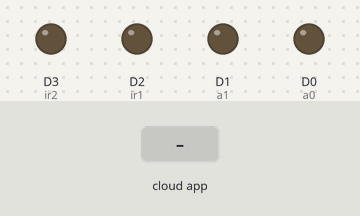
Simulated run of this sketch. Board: ESP8266 (NodeMCU). On the bench: output pins drawn as LEDs (lit = HIGH). Inputs (shaded band) come from the test bench. WiFi joins after 1.5 s; servers stay silent unless stated; the Firebase database answers and starts empty; what the sketch prints to the serial monitor is not drawn.

Above: at 2.7 s.
2.8 s: the phone or cloud app sets Cont to 2
At 3.6 s:
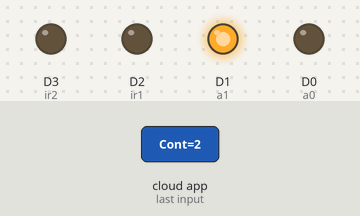
4.3 s: the phone or cloud app sets Cont to 1
At 4.8 s:
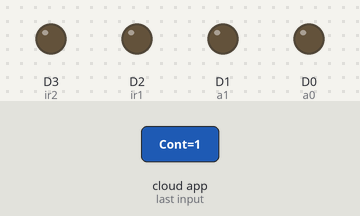
Timing chart, 0 to 7.3 s (numbered marks = the images above; inputs shaded):
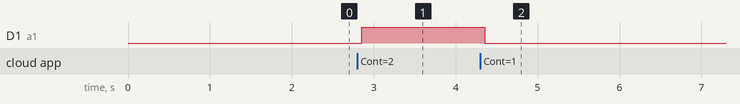

Measured:
- after the input at 2.8 s, D1 (a1): LOW → HIGH after 0.05 s
- after the input at 4.3 s, D1 (a1): HIGH → LOW after 0.06 s

The sketch:

motor_controling_1.ino
```cpp
#include "ESP8266WiFi.h"
#include <FirebaseESP8266.h>
#include <WiFiUdp.h>
#define FIREBASE_HOST  "https://home-automation-cb3f4-default-rtdb.firebaseio.com"
#define FIREBASE_AUTH  "HA1OqOYbBDRAxmPUyZnVm6iVoko4mGyLwGzrCD5j"
#define WIFI_SSID "H"//wifi ssid
#define WIFI_PASSWORD "12345678"//your wifi password
#define a0 D0
#define a1 D1
#define ir1 D2
#define ir2 D3
String  cont1;


FirebaseData firebaseData;
FirebaseData ledData;

FirebaseJson json;
void setup() {
  Serial.begin(115200);
  // put your setup code here, to run once:
pinMode(a0, OUTPUT);
pinMode(a1, OUTPUT);

pinMode(ir1, OUTPUT);
pinMode(ir2, OUTPUT);
WiFi.begin(WIFI_SSID, WIFI_PASSWORD);
  Serial.print("connecting");
  while (WiFi.status() != WL_CONNECTED)
  {
    Serial.print(".");
    delay(500);
  }
  Serial.println();
  Serial.print("connected: ");
  Serial.println(WiFi.localIP());
  Firebase.begin(FIREBASE_HOST, FIREBASE_AUTH);
    Firebase.reconnectWiFi(true);


}
void loop() {
    Firebase.getString(ledData, "/FirebaseIOT/Cont");


  digitalRead(ir1);

  digitalRead(ir2);
    cont1 = ledData.stringData();
    Serial.print(cont1);
  if(cont1=="1")
  {
   if(ir1 ==0)
 {
  digitalWrite(a0,HIGH);
  digitalWrite(a1,LOW);
 }else{
  digitalWrite(a0,LOW);
  digitalWrite(a1,LOW);
  String t =  "reached to 32A side";
  Firebase.setString(firebaseData, "/FirebaseIOT/name", t);


 }


  }
  if( cont1=="2")
  {
     if(ir2==0)
 {
  digitalWrite(a0,LOW);
  digitalWrite(a1,HIGH);
 }else{
  digitalWrite(a0,LOW);
  digitalWrite(a1,LOW);
    String t =  "reached to 12A side";
  Firebase.setString(firebaseData, "/FirebaseIOT/name", t);
 }

    }


}
```
